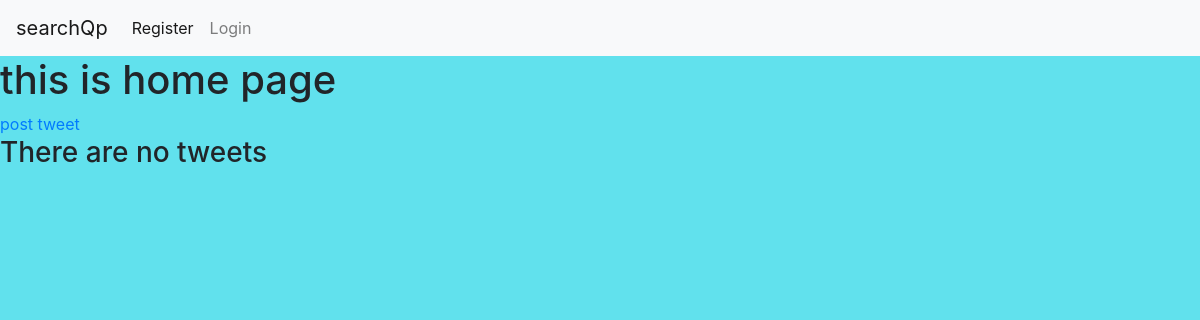
Before: /tweets/mytweets/ with the older database file.
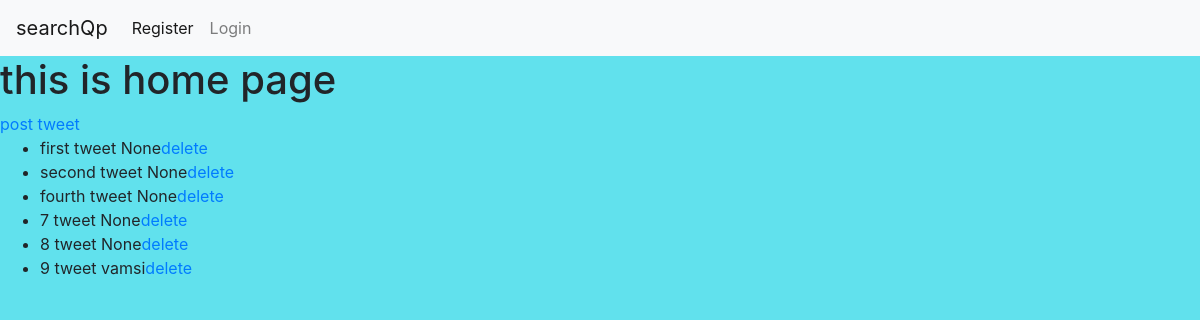
After: the same page with the newer database file.
### tweets/models.py (models this page shows, shortened)
class Tweets(models.Model):
    author = models.ForeignKey(get_user_model(), on_delete=models.CASCADE, null=True, blank=True)
    tweet = models.CharField(max_length=100)

### tweets/views.py (the view)
# urls.py: path('mytweets/', views.tweet, name='tweets_list'),
def tweet(request):
    tweets = Tweets.objects.all()
    return render(request, 'tweets/mytweets.html', {'tweets': tweets})

### templates/tweets/mytweets.html (shortened to what this page needs)
{% include "authentication/home.html" %}
{%block content%}
<a href="{% url 'tweets:tweetCreateForm' %}">post tweet</a>
{% if tweets %}
     <ul>
        {% for tweet in tweets %}
         <li>{{ tweet.tweet }} {{ tweet.author }}<a href="{% url 'tweets:delete_tweets' tweet.pk %}">delete</a></li>
        {% endfor %}
    </ul>
{% else %}
    <h3>There are no tweets </h3>
{% endif %}
{% endblock %}

### templates/authentication/home.html
{% extends "authentication/base.html" %}
{%block content%}
<h1>this is home page</h1>
{% endblock %}

### templates/authentication/base.html (shortened to what this page needs)
{% load static %}
<!DOCTYPE html>
<html lang="en">
<head>
    <link rel="stylesheet" href="https://stackpath.bootstrapcdn.com/bootstrap/4.4.1/css/bootstrap.min.css"
>
    <link rel="stylesheet" type="text/css" href="{% static 'authentication/style.css' %}">
</head>
<body>
<nav class="navbar navbar-expand-lg navbar-light bg-light">
  <a class="navbar-brand" href="{% url 'authentication:home' %}">searchQp</a>
  <div class="collapse navbar-collapse" id="navbarNav">
    <ul class="navbar-nav">
        {% if user.is_authenticated %}
                 <li class="nav-item">
                    <a class="nav-link" href="{% url 'authentication:logout' %}">Logout</a>
                </li>
                <li class="nav-item">
                    <a class="nav-link" href="#">Profile-{{ user.get_full_name }}</a>
                </li>
                <li class="nav-item">
                    <a class="nav-link" href="{% url 'searchqpapp:branch-list' %}">Branch</a>
                </li>
        {% else %}
            <li class="nav-item active">
                <a class="nav-link" href="{% url 'authentication:register' %}">Register<span class="sr-only">(current)</span></a>
            </li>
            <li class="nav-item">
                <a class="nav-link" href="{% url 'authentication:login' %}">Login</a>
            </li>
        {% endif %}
    </ul>
  </div>
</nav>
{% block content %}
{% endblock %}
</body>
</html>

### static/authentication/style.css (style rules this page uses)
body { background: #61e1ed; }

Changed rows visible on the page:
added Tweets: tweet "first tweet", author "None"
added Tweets: tweet "second tweet", author "None"
added Tweets: tweet "fourth tweet", author "None"
added Tweets: tweet "7 tweet", author "None"
added Tweets: tweet "8 tweet", author "None"
added Tweets: tweet "9 tweet", author "vamsi"
Other visible differences:
text no longer shown: "There are no tweets"
